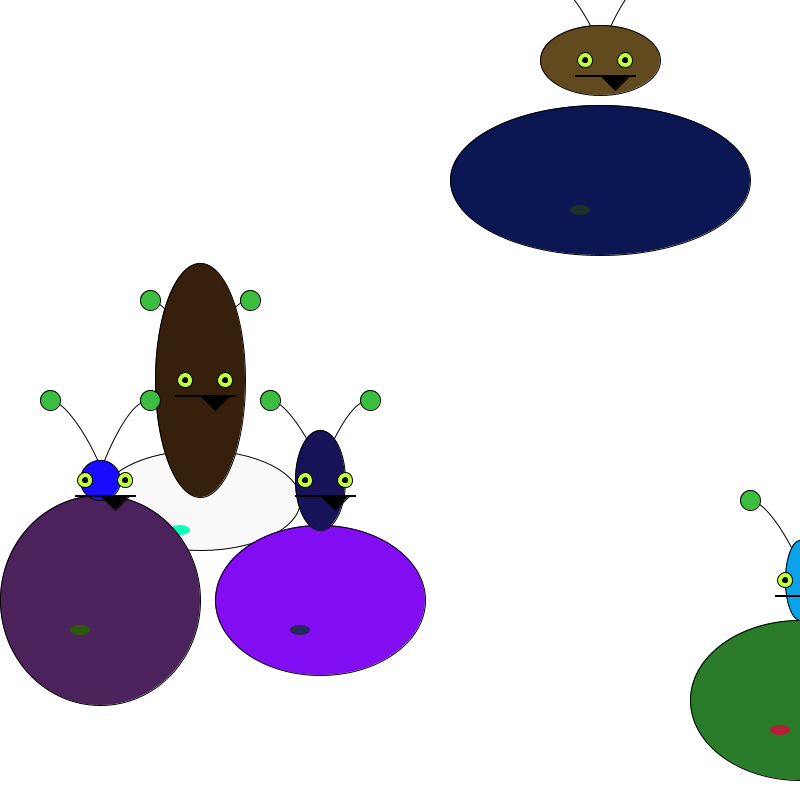
Frame 1 (no input)
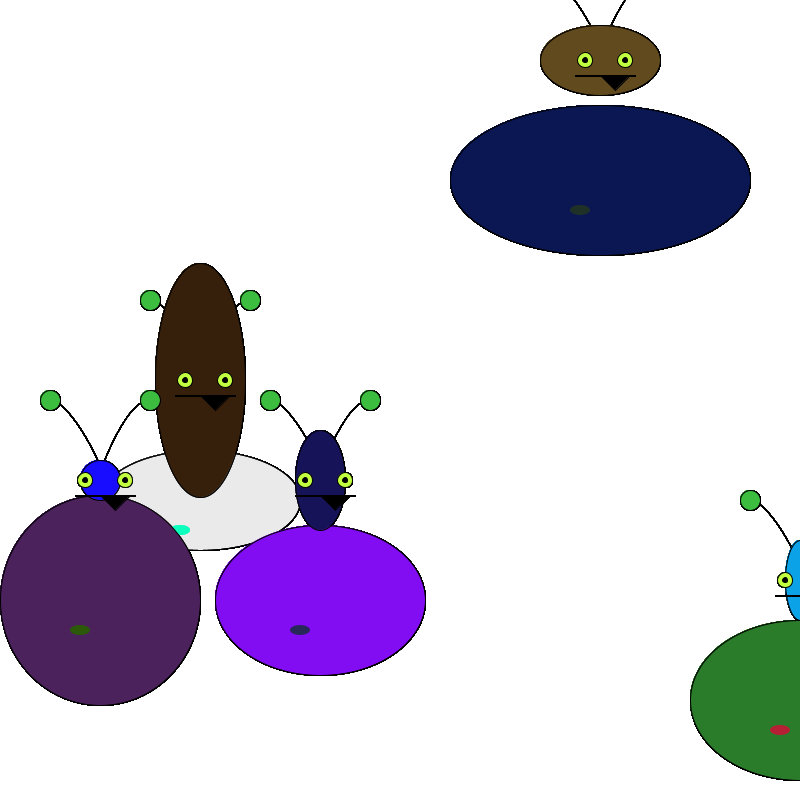
Frame 60 (the mouse pressed at the canvas centre just before this capture)
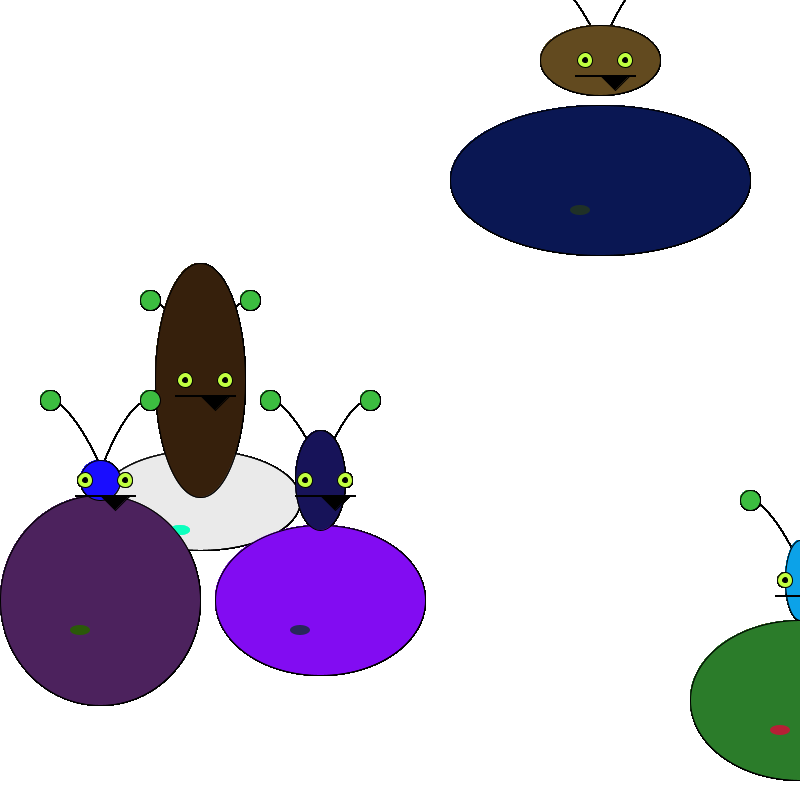
Frame 120 (the mouse held since frame 60 and released just before this capture)

The Processing sketch that drew these frames (run headless with seeded random() and noise(); from frame 60 on, the mouse is pressed at the canvas centre):

// Processing sketch: CatherineChung_Classes
// ── CatherineChung_Classes.pde
//class variables
Monster fred;
Monster george;
Monster bob;
Monster harold; 
Monster sharkeisha; 

int w = 800;
int ang = 45;
float wanderX = 0;
float wanderY = 0;
float x, y;
//color s1 = color(60, 189, 64); //greenish yellow
//color s2 = color(59, 220, 64); //lighter green
//color blink = s1;
//color wort = color(181, 35, 203); // purple wart

void setup(){
  background(255);
  size(800,800);

}

void draw(){
  //light blue head monster 
fred = new Monster(400,300,color(12,162,232),color(43,124,42), color(181,32,53));
fred.monsterBody(220,160);
fred.head(30,80);
//dark brown long head monster 
george = new Monster(-200,100,color(54,32,12), color(232,69.12), color(13,255,190));
george.monsterBody(200,100);
george.head(90,234);
//small blue head monster (farthest left)
bob = new Monster(-300,200, color(25,13,255), color(76,34,93), color(43,89,9));
bob.monsterBody(200,210);
bob.head(40,40);
//upper right light brown head monster 
harold = new Monster(200,-220, color(98,74,31), color(10,23,83),color(31,49,39));
harold.monsterBody(300,150);
harold.head(120,70);
//dark blue head monster 
sharkeisha = new Monster(-80,200, color(23,19,89), color(130,12,242),color(40,39,90));
sharkeisha.monsterBody(210,150);
sharkeisha.head(50,100);



}
// ── Monster.pde
class Monster {
  
   //declare variables or data types
  private color skin1, skin2, /*blink*/ wort;    // no accessible outside the class. Only internally.
  float x, y, wanderX, wanderY, percentScale;  // accessible outside the class, using the dot syntax
  boolean button;
  
  // this is the class constructor. this is called
  // with the "new" line in the main code
  Monster(float tempX, float tempY, color sk1, color sk2, color wort_) {
    println("we made a monster"); 
    // here, we are exchanging the values passed in for their local names
    // this ensures better use and control of variables - ie, what can
    // change a variable and what can't at any given time
    
    skin1 = sk1;
    skin2 = sk2;
    //blink = sk1;
    wort = wort_;
    x = tempX;
    y = tempY;
    
  } 
  // all the methods go below the constructor
  void monsterBody(int wide, int tall) {
    smooth();

    curve(w/2 - 100 + x, w/2-100 + y, w/2 - 50 + x, w/2-200 + y, w/2 + 10 + x, w/2 -100 + y, w/2 -20 + x, w/2 + 20 + y); //left antenna
    curve(w/2 + 120 + x, w/2-80 + y, w/2 + 50 + x, w/2-200 + y, w/2 - 10 + x, w/2 - 100 + y, w/2 -20 + x, w/2 + 40 + y); //right antenna
    fill(skin2); //darker green
    ellipse(w/2 + x, w/2 + y, wide, tall); //body  120, 160
    fill(wort); // purple
    noStroke(); 
    ellipse(w/2 - 20 + x, w/2 + 30 + y, 20, 10);  //wart
  }
  
  void head(int wid, int hei){
  //fill(59, 220, 64); // lighter green
  fill(skin1);
  stroke(0); 
  ellipse(w/2 + x, w/2 - 120 + y, wid, hei); //head  // 100, 80
  fill(0);
  rect(w/2 - 25 + x, w/2 - 105 + y, 60, 1); //mouth
  fill(0);
  triangle(w/2 + 15 + x, w/2 - 90 + y, w/2 + x, w/2-105 + y, w/2 + 30 + x, w/2 - 105 + y); //tooth
  eye(wanderX, wanderY);
  fill(60, 189, 64); //lighter green
  ellipse(w/2 - 50 + x, w/2 - 200 + y, 20, 20); // left antenna point
  ellipse(w/2 + 50 + x, w/2 - 200 + y, 20, 20); // right antenna point
  noFill();
  }
  void eye (float wX, float wY){
    //eye
  fill(193, 255, 64); //greenish yellow
  ellipse(w/2 - 15 + x, w/2 - 120 + y, 15, 15); //left eye
  ellipse(w/2 + 25 + x, w/2 - 120 + y, 15, 15); //right eye
  fill(0);
  ellipse(w/2 - 15 + wX + x, w/2 - 120 + wY + y, 5, 5); //left pupil
  ellipse(w/2 + 25 + wX + x, w/2 - 120 + wY + y, 5, 5); //right pupil
  noFill();
  
}
  
  
}
  
